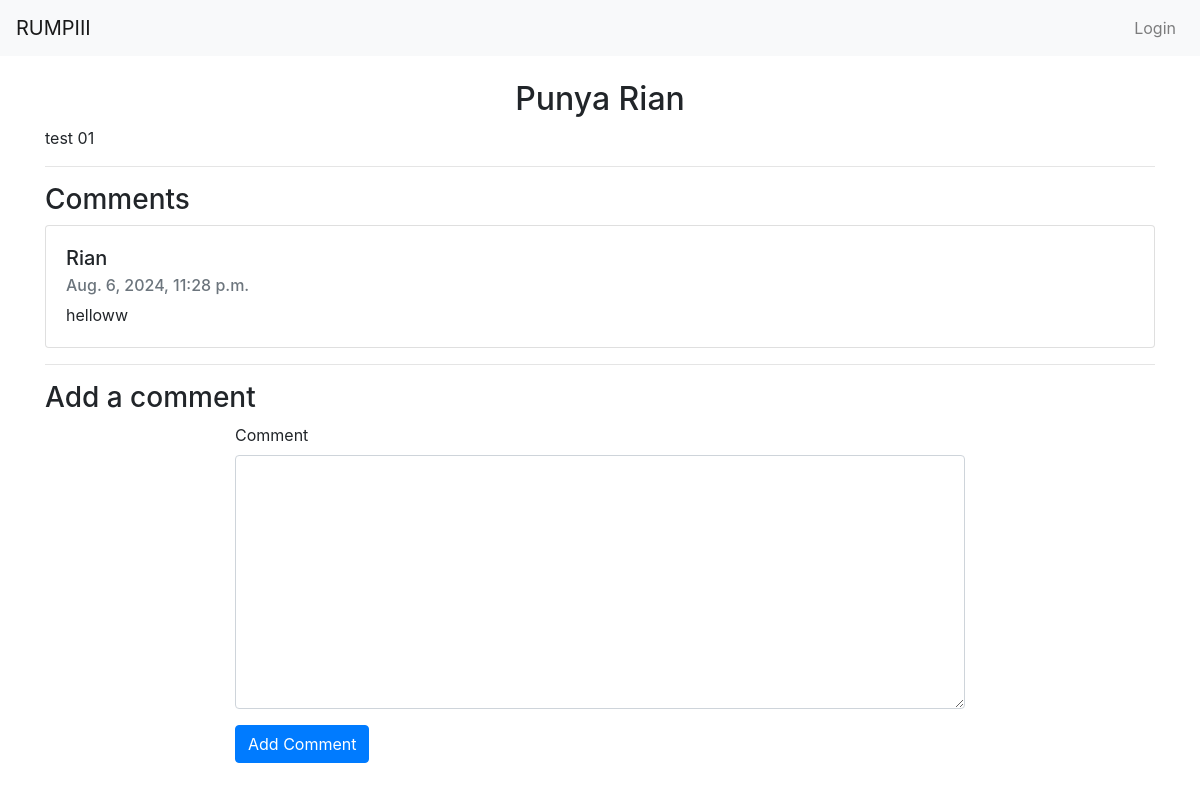
The app's page /post/1/ with its own data.
### todos/models.py (models this page shows, shortened)
class Post(models.Model):
    title = models.CharField(max_length=100)
    content = models.TextField()
    author = models.ForeignKey(User, on_delete=models.CASCADE)
    created_at = models.DateTimeField(auto_now_add=True)  # Tambahkan field ini

class Comment(models.Model):
    post = models.ForeignKey(Post, related_name='comments', on_delete=models.CASCADE)
    author = models.ForeignKey(User, on_delete=models.CASCADE)
    content = models.TextField()
    created_at = models.DateTimeField(auto_now_add=True)

### todos/views.py (the view)
# urls.py: path('post/<int:pk>/', views.post_detail, name='post_detail'),
def post_detail(request, pk):
    post = get_object_or_404(Post, pk=pk)
    comments = Comment.objects.filter(post=post).order_by('-created_at')
    if request.method == 'POST':
        comment_form = CommentForm(request.POST)
        if comment_form.is_valid():
            new_comment = comment_form.save(commit=False)
            new_comment.post = post
            new_comment.author = request.user
            new_comment.save()
            return redirect('post_detail', pk=post.pk)
    else:
        comment_form = CommentForm()
    return render(request, 'post_detail.html', {'post': post, 'comments': comments, 'comment_form': comment_form})

### todos/forms.py
class CommentForm(forms.ModelForm):
    class Meta:
        model = Comment
        fields = ['content']
        widgets = {
            'content': forms.Textarea(attrs={'class': 'form-control'}),
        }

### templates/post_detail.html (shortened to what this page needs)
{% extends 'base.html' %} {% block content %}
<h2 class="text-center">{{ post.title }}</h2>
<p>{{ post.content }}</p>
<hr />
<h3>Comments</h3>
{% for comment in comments %}
<div class="card mb-3">
  <div class="card-body">
    <h5 class="card-title">{{ comment.author.username }}</h5>
    <h6 class="card-subtitle mb-2 text-muted">{{ comment.created_at }}</h6>
    <p class="card-text">{{ comment.content }}</p>
  </div>
</div>
{% endfor %}
<hr />
<h3>Add a comment</h3>
<div class="row justify-content-center">
  <div class="col-md-8">
    <form method="POST" action="">
      <div class="form-group">
        <label for="content">Comment</label>
        {{ comment_form.content }}
      </div>
      <button type="submit" class="btn btn-primary">Add Comment</button>
    </form>
  </div>
</div>
{% endblock %}

### templates/base.html (style rules this page uses)
body { padding-top: 56px; }

### records on screen
Post: title "Punya Rian", content "test 01"
Comment: author.username "Rian", created_at "Aug. 6, 2024, 11:28 p.m.", content "helloww"
